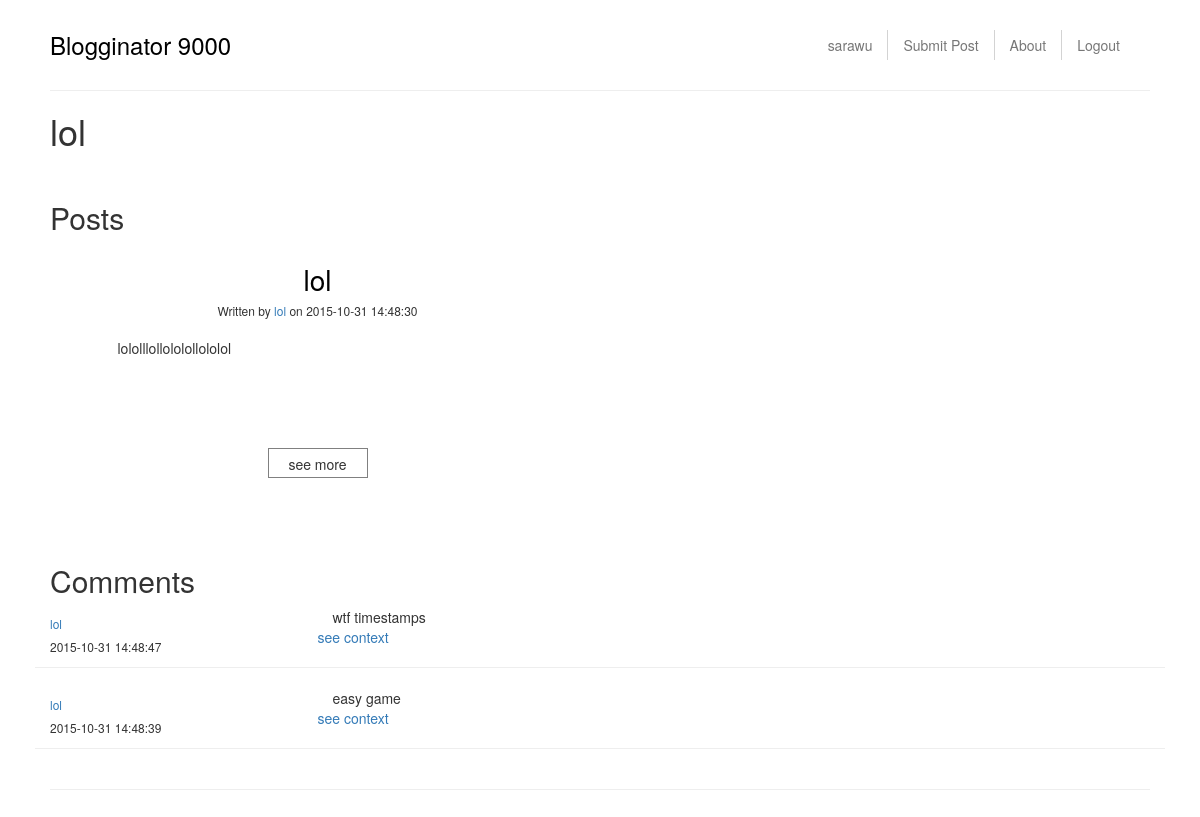
Screenshot of /user/lol (signed in) with the database file from the repository.
### tables this page shows
CREATE TABLE post (title text, body text, postid INTEGER PRIMARY KEY, userid text, timestamp DATETIME, CHECK(title <> ''), CHECK(body <> ''));

CREATE TABLE comment (body text, id INTEGER PRIMARY KEY, postid int, userid text, timestamp DATETIME, CHECK(body <> ''));

### bloginator9000.py (the view)
@app.route("/user/<userid>")
@diagnostic.funcTime
def profile(userid):
    return render_template("profile.html", current_user=session.get('user'), profile_user=userid, blogitems=database.getPost("userid", userid), comments=database.getComments("userid", userid))

### database.py (called while the page is built)
@diagnostic.funcTime
def getPost(key, postid):
    conn = sqlite3.connect("bloginator9000.db")
    c = conn.cursor()
    c.execute("select * from post where {} = '{}'".format(key, postid))
    data = c.fetchall()
    data = [dict(zip(['title', 'blogtext', 'postid', 'username', 'date'], each))
            for each in data]
    return data

@diagnostic.funcTime
def getComments(key, postid):
    conn = sqlite3.connect("bloginator9000.db")
    c = conn.cursor()
    c.execute(
        "select * from comment where {} = '{}' order by timestamp".format(key, postid))
    data = c.fetchall()
    data.reverse()
    data = [dict(zip(['commenttext', 'commentid', 'postid',
                      'username', 'date'], each)) for each in data]
    return data

### templates/profile.html (shortened to what this page needs)
{% extends "master.html" %}
{% block body %}
<h1>{{profile_user}}</h1>
<br>
<h2>Posts</h2>
{% for blogitem in blogitems %}
  {% if (loop.index % 2) == 1 %}
    <div class="row blog-row">
  {% endif %}
  <div class="col-md-6 col-sm-12 blog-post">
    <h3 class="blog-title text-center">{{blogitem.title}}</h3>
    <h6 class="blog-writer text-center">Written by <a href="#">{{blogitem.username}}</a> on {{blogitem.date}}</h6>
    <p class="blog-text">{{blogitem.blogtext}}</p>
    <div class ="see-more-contain">
      <form action="/post/{{blogitem.postid}}">
        <button class="see-more">see more</button>
      </form>
    </div>
  </div>
  {% if loop.last %}
    {% if (loop.index % 2) == 1 %}
      </div>
    {% endif %}
  {% endif %}
{% endfor %}
  <h2>Comments</h2>
  <div class='row comment-row'>
    {% for comment in comments %}
    <div class="col-md-3">
      <h6 class="comment-user"><a href="#">{{comment.username}}</a></h6>
      <h6>{{comment.date}}</h6>
    </div>
    <div class="col-md-9">
      <div class="comment">
	{{comment.commenttext}}
      </div>
    </div>
    <a href="/post/{{comment.postid}}">see context</a>
    <hr>
    {% endfor %}
  </div>
  <hr>
{% endblock %}

### static/styles.css (style rules this page uses)
.blog-title { font-weight: normal; color: black; font-size: 28px; }
.blog-post { margin-right: auto; margin-left: auto; height: 300px; }
.see-more { margin-left: auto; margin-right: auto; width: 100px; text-align: center; background-color: transparent; border: 1px solid gray; height: 30px; padding-top: 4px; }
.see-more-contain { margin-left: auto; margin-right: auto; width: 100px; }
.blog-text { margin-top: 20px; max-width: 400px; margin-left: auto; margin-right: auto; text-align: justify; min-height: 100px; max-height: 150px; overflow: hidden; }
.comment-row { margin-top: 10px; }
.comment-user { color: black; }

### rows the page displays
post: title "lol", username "lol", date "2015-10-31 14:48:30", blogtext "lololllollololollololol"
comment: username "lol", date "2015-10-31 14:48:47", commenttext "wtf timestamps"
comment: username "lol", date "2015-10-31 14:48:39", commenttext "easy game"

### other values shown
{{ current_user }} "sarawu"
{{ profile_user }} "lol"
